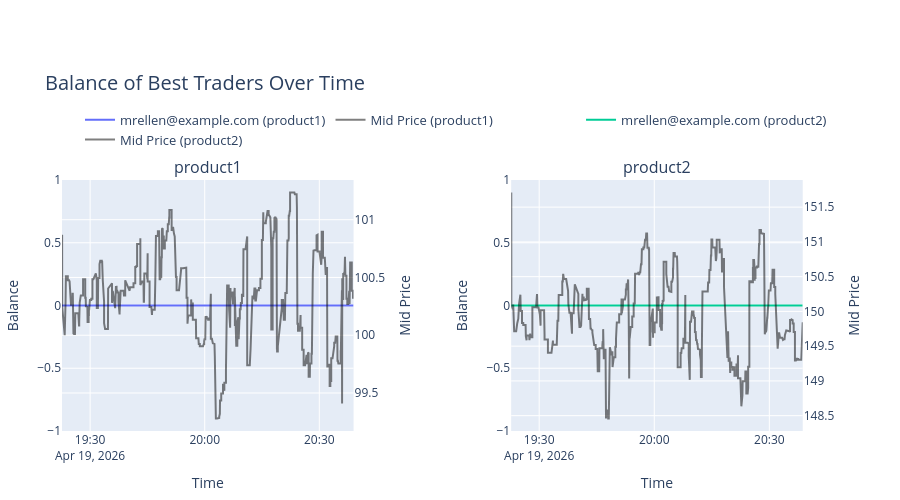

Notebook cell for this chart:
### Markdown cell above
## Step 4: Visualize Top Traders
- Generate an interactive plot to visualize the performance of the top traders.
- After running, the following files will be saved to the project root:
  - `statistics.html`, `statistics.csv` — results table
  - `best_traders_plot.html`, `best_traders_plot.pdf`, `best_traders_plot.png` — performance chart

### Code cell
plot_best_traders_interactive(users, products, top_n, censor=False)

### Figure 1 — Plotly figure (JSON) as saved in the notebook; plotly's stock layout.template omitted (floating-point values rounded to 4 significant figures; data arrays with more than 128 entries replaced by an {"elided": "..."} marker saying what was removed)
{"data": [{"mode": "lines", "name": "mrellen@example.com (product1)", "showlegend": true, "type": "scatter", "uid": "a73f4499-9870-47d3-9840-ddd5a5d8f05c", "x": {"elided": "793 str values"}, "xaxis": "x", "y": {"elided": "793 float values"}, "yaxis": "y"}, {"line": {"color": "black"}, "mode": "lines", "name": "Mid Price (product1)", "opacity": 0.5, "showlegend": true, "type": "scatter", "uid": "1f76b3de-a753-4008-939c-6ad7327405fa", "x": {"elided": "793 str values"}, "xaxis": "x", "y": {"elided": "793 float values"}, "yaxis": "y2"}, {"mode": "lines", "name": "mrellen@example.com (product2)", "showlegend": true, "type": "scatter", "uid": "901feffa-3054-49b8-93f0-766ff6c76141", "x": {"elided": "787 str values"}, "xaxis": "x2", "y": {"elided": "787 float values"}, "yaxis": "y3"}, {"line": {"color": "black"}, "mode": "lines", "name": "Mid Price (product2)", "opacity": 0.5, "showlegend": true, "type": "scatter", "uid": "1ed1b179-11a3-4753-bb6a-633c79cee418", "x": {"elided": "787 str values"}, "xaxis": "x2", "y": {"elided": "787 float values"}, "yaxis": "y4"}], "layout": {"annotations": [{"font": {"size": 16}, "showarrow": false, "text": "product1", "x": 0.185, "xanchor": "center", "xref": "paper", "y": 1, "yanchor": "bottom", "yref": "paper"}, {"font": {"size": 16}, "showarrow": false, "text": "product2", "x": 0.755, "xanchor": "center", "xref": "paper", "y": 1, "yanchor": "bottom", "yref": "paper"}], "height": 500, "legend": {"font": {"size": 13}, "orientation": "h", "x": 0.5, "xanchor": "center", "y": 1.3}, "margin": {"b": 50, "l": 50, "r": 50, "t": 180}, "title": {"font": {"size": 20}, "text": "Balance of Best Traders Over Time"}, "width": 900, "xaxis": {"anchor": "y", "domain": [0, 0.37], "title": {"font": {"size": 14}, "text": "Time"}}, "xaxis2": {"anchor": "y3", "domain": [0.57, 0.94], "title": {"font": {"size": 14}, "text": "Time"}}, "yaxis": {"anchor": "x", "domain": [0, 1], "title": {"font": {"size": 14}, "text": "Balance"}}, "yaxis2": {"anchor": "x", "overlaying": "y", "side": "right", "title": {"font": {"size": 14}, "text": "Mid Price"}}, "yaxis3": {"anchor": "x2", "domain": [0, 1], "title": {"font": {"size": 14}, "text": "Balance"}}, "yaxis4": {"anchor": "x2", "overlaying": "y3", "side": "right", "title": {"font": {"size": 14}, "text": "Mid Price"}}}}
